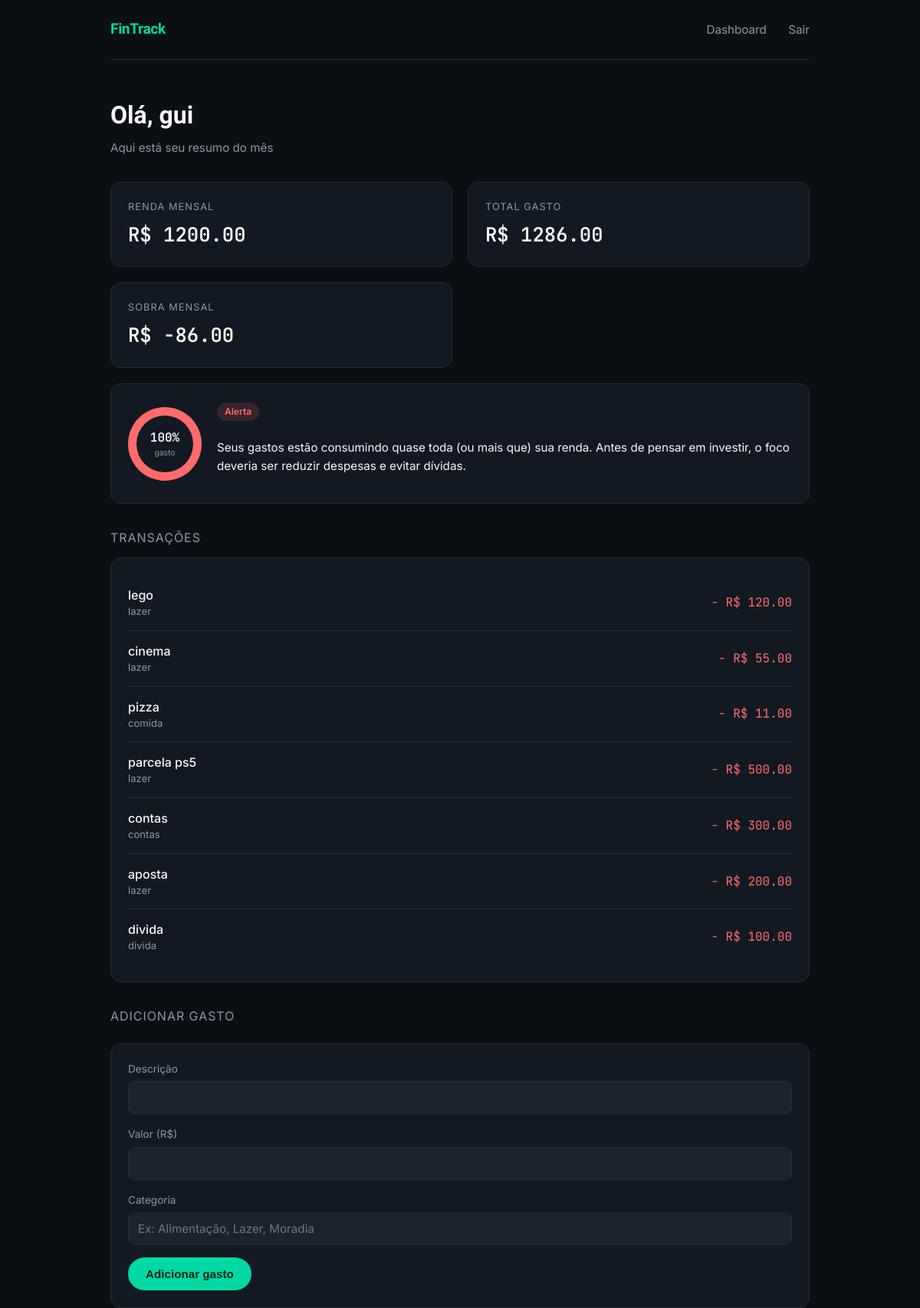
The app's page /dashboard (signed in) with its own data.
### models/usuario.py (models this page shows, shortened)
class Usuario(Base, UserMixin):
    __tablename__ = "usuarios"  # nome da tabela no banco
    id = Column(Integer, primary_key=True)
    nome = Column(String, nullable=False)
    email = Column(String, unique=True, nullable=False)
    senha_hash = Column(String, nullable=False)
    renda_mensal = Column(Float, nullable=True, default=None)
    transacoes = relationship("Transacao", back_populates="usuario")
    def total_gastos(self):
        return sum(t.valor for t in self.transacoes)
    def percentual_gasto(self):
        if not self.renda_mensal:
            return 0
        return (self.total_gastos() / self.renda_mensal) * 100
    def situacao_financeira(self):
        percentual = self.percentual_gasto()
        if percentual <= 70:
            return "OK"
        elif percentual <= 90:
            return "Atenção"
        else:
            return "Alerta"
    def sobra_mensal(self):
        return (self.renda_mensal or 0) - self.total_gastos()
    def precisa_definir_renda(self):
        return self.renda_mensal is None
    def recomendacao_investimento(self):
        situacao = self.situacao_financeira()
        sobra = self.sobra_mensal()
        if situacao == "Alerta":
            return (
                "Seus gastos estão consumindo quase toda (ou mais que) sua renda. "
                "Antes de pensar em investir, o foco deveria ser reduzir despesas "
                "e evitar dívidas."
            )

class Transacao(Base):
    __tablename__ = "transacoes"
    id = Column(Integer, primary_key=True)
    descricao = Column(String, nullable=False)
    valor = Column(Float, nullable=False)
    categoria = Column(String, default="Outros")
    usuario_id = Column(Integer, ForeignKey("usuarios.id"))
    usuario = relationship("Usuario", back_populates="transacoes")

### app.py (the view)
@app.route("/dashboard")
@login_required
def dashboard():
    if current_user.precisa_definir_renda():
        return redirect(url_for("definir_renda"))
    return render_template("usuario.html", usuario=current_user)

### app.py (called while the page is built)
@app.teardown_appcontext
def shutdown_session(exception=None):
    db_session.remove()

@login_manager.user_loader
def load_user(user_id):
    return db_session.query(Usuario).get(int(user_id))

### templates/usuario.html (shortened to what this page needs)
{% extends "base.html" %}
{% block content %}
{% set pct = [usuario.percentual_gasto(), 100] | min %}
{% set situacao = usuario.situacao_financeira() %}
{% if situacao == "OK" %}
    {% set status_class = "status-ok" %}
    {% set gauge_color = "var(--accent)" %}
{% elif situacao == "Atenção" %}
    {% set status_class = "status-atencao" %}
    {% set gauge_color = "var(--warning)" %}
{% else %}
    {% set status_class = "status-alerta" %}
    {% set gauge_color = "var(--danger)" %}
{% endif %}
<div class="dash-header">
    <div>
        <h1>Olá, {{ usuario.nome }}</h1>
        <div class="greeting">Aqui está seu resumo do mês</div>
    </div>
</div>
<div class="grid">
    <div class="card">
        <div class="stat-label">Renda mensal</div>
        <div class="stat-value">R$ {{ "%.2f"|format(usuario.renda_mensal) }}</div>
    </div>
    <div class="card">
        <div class="stat-label">Total gasto</div>
        <div class="stat-value">R$ {{ "%.2f"|format(usuario.total_gastos()) }}</div>
    </div>
    <div class="card">
        <div class="stat-label">Sobra mensal</div>
        <div class="stat-value">R$ {{ "%.2f"|format(usuario.sobra_mensal()) }}</div>
    </div>
    <div class="card gauge-card">
        <div class="gauge" style="--pct-target: {{ pct }}; --gauge-color: {{ gauge_color }};">
            <div class="gauge-inner">
                <div class="pct">{{ pct | round | int }}%</div>
                <div class="label">gasto</div>
            </div>
        </div>
        <div>
            <span class="status-badge {{ status_class }}">{{ situacao }}</span>
            <p class="recommendation">{{ usuario.recomendacao_investimento() }}</p>
        </div>
    </div>
</div>
<div class="section-title">Transações</div>
<div class="card">
    {% if usuario.transacoes %}
    <ul class="tx-list">
        {% for t in usuario.transacoes %}
        <li class="tx-item">
            <div>
                <div class="tx-desc">{{ t.descricao }}</div>
                <div class="tx-cat">{{ t.categoria }}</div>
            </div>
            <div class="tx-value">− R$ {{ "%.2f"|format(t.valor) }}</div>
        </li>
        {% endfor %}
    </ul>
    {% else %}
    <div class="empty-state">Nenhum gasto registrado ainda. Adicione o primeiro abaixo.</div>
    {% endif %}
</div>
<div class="section-title">Adicionar gasto</div>
<div class="card form-card">
    <form method="POST" action="/adicionar_transacao">
        <div class="field">
            <label for="descricao">Descrição</label>
            <input type="text" id="descricao" name="descricao" required>
        </div>
        <div class="field">
            <label for="valor">Valor (R$)</label>
            <input type="number" step="0.01" id="valor" name="valor" required>
        </div>
        <div class="field">
            <label for="categoria">Categoria</label>
            <input type="text" id="categoria" name="categoria" placeholder="Ex: Alimentação, Lazer, Moradia">
        </div>
        <button type="submit" class="btn btn-primary">Adicionar gasto</button>
    </form>
</div>
{% endblock %}

### templates/base.html (shortened to what this page needs)
<!DOCTYPE html>
<html lang="pt-br">
<head>
    <link rel="stylesheet" href="{{ url_for('static', filename='style.css') }}">
</head>
<body>
    <div class="page">
        <nav class="nav">
            <a href="/" class="brand">Fin<span>Track</span></a>
            <div class="nav-links">
                {% if current_user.is_authenticated %}
                    <a href="/dashboard">Dashboard</a>
                    <a href="/logout">Sair</a>
                {% else %}
                    <a href="/login">Entrar</a>
                    <a href="/cadastro">Criar conta</a>
                {% endif %}
            </div>
        </nav>
        {% block content %}{% endblock %}
    </div>
</body>
</html>

### static/style.css (style rules this page uses)
:root { --bg: #0B0F14; --surface: #131922; --surface-2: #1B2330; --border: #232D3B; --text: #F5F7FA; --text-muted: #8B96A5; --accent: #00D9A3; --accent-dim: #00A87D; --violet: #7C6CF6; --danger: #FF6B6B; --warning: #FFB84D; --radius: 14px; }
* { box-sizing: border-box; }
body { margin: 0; background: var(--bg); color: var(--text); font-family: 'Inter', system-ui, sans-serif; line-height: 1.5; }
h1, h2, h3 { font-family: 'Sora', 'Inter', sans-serif; font-weight: 600; margin: 0 0 8px 0; }
a { color: var(--accent); text-decoration: none; }
.page { max-width: 960px; margin: 0 auto; padding: 0 24px; }
.nav { display: flex; justify-content: space-between; align-items: center; padding: 24px 0; border-bottom: 1px solid var(--border); margin-bottom: 48px; }
.brand { font-family: 'Sora', sans-serif; font-weight: 700; font-size: 1.2rem; letter-spacing: -0.02em; }
.brand span { color: var(--accent); }
.nav-links a { color: var(--text-muted); margin-left: 24px; font-size: 0.95rem; }
.btn { display: inline-block; padding: 12px 22px; border-radius: 999px; font-weight: 600; font-size: 0.95rem; border: 1px solid transparent; cursor: pointer; text-decoration: none; transition: transform 0.15s ease, box-shadow 0.15s ease, background 0.15s ease; }
.btn-primary { background: var(--accent); color: #052018; }
.field { margin-bottom: 16px; }
.field label { display: block; font-size: 0.85rem; color: var(--text-muted); margin-bottom: 6px; }
.field input { width: 100%; background: var(--surface-2); border: 1px solid var(--border); border-radius: 8px; padding: 11px 12px; color: var(--text); font-size: 0.95rem; font-family: inherit; }
.dash-header { display: flex; justify-content: space-between; align-items: baseline; margin-bottom: 32px; }
.dash-header .greeting { color: var(--text-muted); font-size: 0.95rem; }
.grid { display: grid; grid-template-columns: 1fr 1fr; gap: 20px; margin-bottom: 24px; }
.card { background: var(--surface); border: 1px solid var(--border); border-radius: var(--radius); padding: 22px; transition: border-color 0.2s ease, transform 0.2s ease; }
.stat-label { color: var(--text-muted); font-size: 0.8rem; text-transform: uppercase; letter-spacing: 0.08em; margin-bottom: 8px; }
.stat-value { font-family: 'JetBrains Mono', monospace; font-size: 1.6rem; font-weight: 600; }
.gauge-card { display: flex; align-items: center; gap: 20px; grid-column: span 2; }
.gauge { width: 96px; height: 96px; border-radius: 50%; display: flex; align-items: center; justify-content: center; flex-shrink: 0; background: conic-gradient(var(--gauge-color, var(--accent)) calc(var(--pct) * 1%), var(--surface-2) 0); }
.gauge-inner { width: 74px; height: 74px; border-radius: 50%; background: var(--surface); display: flex; align-items: center; justify-content: center; flex-direction: column; }
.gauge-inner .pct { font-family: 'JetBrains Mono', monospace; font-weight: 600; font-size: 1rem; }
.gauge-inner .label { font-size: 0.65rem; color: var(--text-muted); }
.status-badge { display: inline-block; padding: 3px 10px; border-radius: 999px; font-size: 0.75rem; font-weight: 600; margin-bottom: 8px; }
.status-alerta { background: rgba(255,107,107,0.15); color: var(--danger); }
.recommendation { color: var(--text); font-size: 0.95rem; line-height: 1.55; }
.section-title { font-size: 1rem; color: var(--text-muted); text-transform: uppercase; letter-spacing: 0.06em; margin: 32px 0 14px; }
.tx-list { list-style: none; padding: 0; margin: 0; }
.tx-item { display: flex; justify-content: space-between; align-items: center; padding: 14px 0; border-bottom: 1px solid var(--border); }
.tx-item:last-child { border-bottom: none; }
.tx-desc { font-weight: 500; }
.tx-cat { color: var(--text-muted); font-size: 0.82rem; }
.tx-value { font-family: 'JetBrains Mono', monospace; color: var(--danger); }
.form-card { margin-top: 24px; }
.hero > *, .dash-header, .grid > .card, .section-title, .card.form-card { animation: fade-up 0.5s ease both; }
.grid > .card:nth-child(1) { animation-delay: 0.05s; }
.grid > .card:nth-child(2) { animation-delay: 0.1s; }
.grid > .card:nth-child(3) { animation-delay: 0.15s; }
.grid > .card:nth-child(4) { animation-delay: 0.2s; }
.gauge { --pct: 0; animation: gauge-fill 1.1s cubic-bezier(0.22, 1, 0.36, 1) 0.2s forwards; }

### records on screen
Usuario: nome "gui", renda_mensal "1200.00", sobra_mensal "-86.00", recomendacao_investimento "Seus gastos estão consumindo quase toda (ou mais que) sua renda. Antes de pensar em investir, o foco deveria ser reduzir despesas e evitar dívidas."
Transacao: total_gastos "1286.00", descricao "lego", categoria "lazer", valor "120.00"
Transacao: descricao "cinema", categoria "lazer", valor "55.00"
Transacao: descricao "pizza", categoria "comida", valor "11.00"
Transacao: descricao "parcela ps5", categoria "lazer", valor "500.00"
Transacao: descricao "contas", categoria "contas", valor "300.00"
Transacao: descricao "aposta", categoria "lazer", valor "200.00"
Transacao: descricao "divida", categoria "divida", valor "100.00"

### other values on screen
{{ pct | round | int }} "100"
{{ situacao }} "Alerta"
